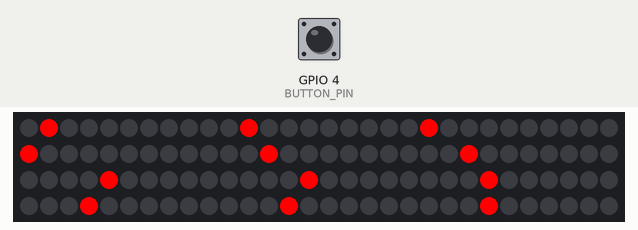
Simulated run of this sketch. Board: ESP32. Parts: 120 RGB LEDs in strip order, left to right, continuing on the next row. The inputs (shaded band) are chosen by the test bench; at power-on: GPIO 4 (BUTTON_PIN) HIGH. WiFi joins after 1.5 s; servers stay silent unless stated; network time is answered at once with the bench clock; the local clock reads 2024-03-15 10:24:30 at power-on unless the sketch sets it; what the sketch prints to the serial monitor is not drawn.

Above: at 2.7 s.
2.8 s: GPIO 4 (BUTTON_PIN) pulled LOW for 0.15 s
5.9 s: GPIO 4 (BUTTON_PIN) pulled LOW for 1 s
9.9 s: GPIO 4 (BUTTON_PIN) pulled LOW for 0.15 s
12.0 s: GPIO 4 (BUTTON_PIN) pulled LOW for 1 s
Timing chart, 0 to 15.0 s (numbered marks = the images above; inputs shaded):
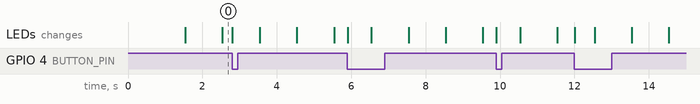

The sketch:

sketch_feb22a.ino
```cpp
#include <Adafruit_NeoPixel.h>
#include <WiFi.h>
#include <NTPClient.h>
#include <WiFiUdp.h>

#define LED_PIN         5
#define NUM_LEDS        120
#define BUTTON_PIN      4

Adafruit_NeoPixel strip(NUM_LEDS, LED_PIN, NEO_GRB + NEO_KHZ800);

// WiFi配置
const char* ssid = "Redmi K70 Ultra";
const char* password = "eauvyx3qppriwyu";

// NTP客户端配置
WiFiUDP ntpUDP;
NTPClient timeClient(ntpUDP, "pool.ntp.org", 8*3600); // 时区偏移（秒）

// 颜色配置
uint32_t colors[3] = {
  strip.Color(255, 0, 0),   // 红色
  strip.Color(0, 0, 255),   // 蓝色
  strip.Color(0, 255, 0)    // 绿色
};
volatile uint8_t colorIndex = 0;
volatile bool colorChangeFlag = false;

// 时间变量
int hours = 0;
int minutes = 0;
int seconds = 0;

void IRAM_ATTR handleButton() {
  colorChangeFlag = true;
}

void setup() {
  Serial.begin(115200);
  strip.begin();
  strip.show(); // 初始化灯带

  // 按钮初始化
  pinMode(BUTTON_PIN, INPUT_PULLUP);
  attachInterrupt(digitalPinToInterrupt(BUTTON_PIN), handleButton, FALLING);

  // 连接WiFi
  WiFi.begin(ssid, password);
  while (WiFi.status() != WL_CONNECTED) {
    delay(500);
    Serial.print(".");
  }
  Serial.println("\nWiFi connected");

  // 初始化NTP客户端
  timeClient.begin();
  updateTimeFromNTP();
}

void loop() {
  static unsigned long lastUpdate = 0;

  // 处理颜色切换
  if (colorChangeFlag) {
    colorIndex = (colorIndex + 1) % 3;
    updateDisplay();
    colorChangeFlag = false;
    delay(200); // 简易防抖
  }

  // 每秒更新时间
  if (millis() - lastUpdate >= 1000) {
    lastUpdate = millis();
    updateTime();
    updateDisplay();

    // 每小时同步一次时间
    static unsigned long lastSync = 0;
    if (millis() - lastSync >= 3600000) {
      updateTimeFromNTP();
      lastSync = millis();
    }
  }
}

void updateTimeFromNTP() {
  timeClient.forceUpdate();
  unsigned long epochTime = timeClient.getEpochTime();
  struct tm *ptm = gmtime((time_t *)&epochTime);
  hours = ptm->tm_hour;
  minutes = ptm->tm_min;
  seconds = ptm->tm_sec;
}

void updateTime() {
  seconds++;
  if (seconds >= 60) {
    seconds = 0;
    minutes++;
    if (minutes >= 60) {
      minutes = 0;
      hours++;
      if (hours >= 24) {
        hours = 0;
      }
    }
  }
}

void updateDisplay() {
  strip.clear();

  // 显示小时（0-39）
  displayDigit(hours / 10, 0);   // 十位
  displayDigit(hours % 10, 20);  // 个位

  // 显示分钟（40-79）
  displayDigit(minutes / 10, 40); // 十位
  displayDigit(minutes % 10, 60); // 个位

  // 显示秒（80-119）
  displayDigit(seconds / 10, 80);  // 十位
  displayDigit(seconds % 10, 100); // 个位

  strip.show();
}

void displayDigit(int number, int baseAddr) {
  number = constrain(number, 0, 9);
  strip.setPixelColor(baseAddr + number, colors[colorIndex]);
  strip.setPixelColor(baseAddr + number + 10, colors[colorIndex]);
}
```
